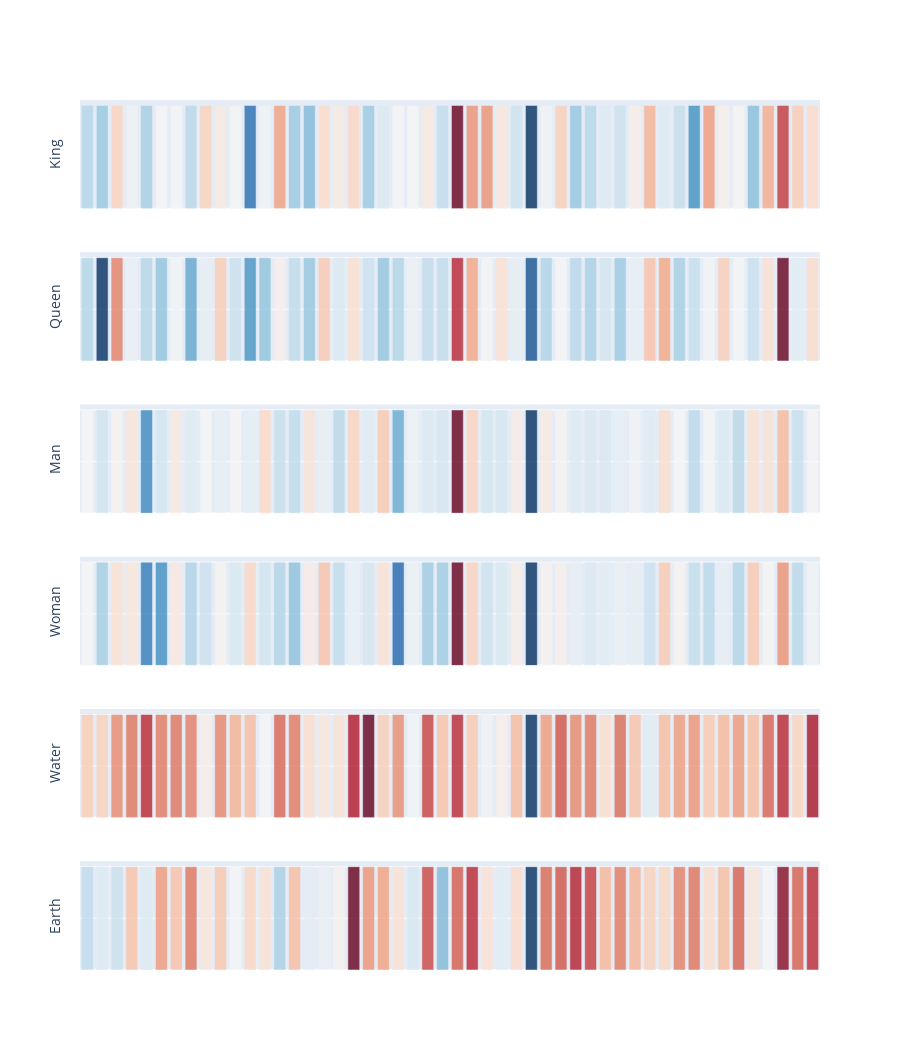

Source (notebook cell):
### Code cell
from plotly.subplots import make_subplots

# Let's visualise these vectors and colour them based on their elemental values
# Red is lower, white=0, blue is higher

# vectors is a list of tuples: [(vector_name, vector)]
def plot_vectors(vectors):
    
    fig = make_subplots(rows=len(vectors), cols=1)
    
    for i, vector_tuple in enumerate(vectors):
        vector_name = vector_tuple[0]
        vector = vector_tuple[1]

        normalized_vector = (vector-np.min(vector))/(np.ptp(vector))
        x = ["dimension_"+str(_) for _ in range(50)]
        y = [1] * 50
        
        fig.add_trace(
            go.Bar(x=x, y=y, marker=dict(
            color=normalized_vector,                # set color to an array/list of desired values
            colorscale='rdbu',   # choose a colorscale
            opacity=0.8,
        )),
            row=i+1, col=1
        )
        
        fig.update_yaxes(title_text=vector_name, row=i+1, col=1)
        
    
    fig.update_layout(height=175*len(vectors), xaxis_showgrid=False, yaxis_showgrid=False, showlegend=False)
    fig.update_yaxes(showticklabels=False)
    fig.update_xaxes(showticklabels=False)
    fig.show()

plot_vectors([("King", king_vector), ("Queen", queen_vector), ("Man", man_vector), ("Woman", woman_vector), ("Water", water_vector), ("Earth", earth_vector)])

### Figure 1 — Plotly figure (JSON) as saved in the notebook; plotly's stock layout.template omitted (floating-point values rounded to 4 significant figures)
{"data": [{"marker": {"color": [0.647, 0.6901, 0.3861, 0.5219, 0.6697, 0.4953, 0.5064, 0.6397, 0.3807, 0.4538, 0.5091, 0.8815, 0.5192, 0.2944, 0.6892, 0.7212, 0.4043, 0.4526, 0.3949, 0.6849, 0.5738, 0.4953, 0.5001, 0.4553, 0.625, 0, 0.2722, 0.2715, 0.4458, 0.6068, 1, 0.5173, 0.3747, 0.696, 0.6439, 0.5671, 0.6088, 0.4664, 0.3251, 0.5667, 0.6224, 0.8045, 0.2869, 0.4761, 0.4914, 0.7131, 0.3109, 0.1453, 0.3745, 0.4062], "colorscale": [[0, "rgb(103,0,31)"], [0.1, "rgb(178,24,43)"], [0.2, "rgb(214,96,77)"], [0.3, "rgb(244,165,130)"], [0.4, "rgb(253,219,199)"], [0.5, "rgb(247,247,247)"], [0.6, "rgb(209,229,240)"], [0.7, "rgb(146,197,222)"], [0.8, "rgb(67,147,195)"], [0.9, "rgb(33,102,172)"], [1, "rgb(5,48,97)"]], "opacity": 0.8}, "type": "bar", "x": ["dimension_0", "dimension_1", "dimension_2", "dimension_3", "dimension_4", "dimension_5", "dimension_6", "dimension_7", "dimension_8", "dimension_9", "dimension_10", "dimension_11", "dimension_12", "dimension_13", "dimension_14", "dimension_15", "dimension_16", "dimension_17", "dimension_18", "dimension_19", "dimension_20", "dimension_21", "dimension_22", "dimension_23", "dimension_24", "dimension_25", "dimension_26", "dimension_27", "dimension_28", "dimension_29", "dimension_30", "dimension_31", "dimension_32", "dimension_33", "dimension_34", "dimension_35", "dimension_36", "dimension_37", "dimension_38", "dimension_39", "dimension_40", "dimension_41", "dimension_42", "dimension_43", "dimension_44", "dimension_45", "dimension_46", "dimension_47", "dimension_48", "dimension_49"], "xaxis": "x", "y": [1, 1, 1, 1, 1, 1, 1, 1, 1, 1, 1, 1, 1, 1, 1, 1, 1, 1, 1, 1, 1, 1, 1, 1, 1, 1, 1, 1, 1, 1, 1, 1, 1, 1, 1, 1, 1, 1, 1, 1, 1, 1, 1, 1, 1, 1, 1, 1, 1, 1], "yaxis": "y"}, {"marker": {"color": [0.6482, 1, 0.2481, 0.5307, 0.6433, 0.7022, 0.5134, 0.76, 0.5422, 0.3715, 0.6113, 0.7961, 0.7036, 0.4796, 0.6264, 0.6924, 0.3675, 0.5735, 0.4163, 0.608, 0.6965, 0.6502, 0.5255, 0.6243, 0.6246, 0.1165, 0.3023, 0.5092, 0.4212, 0.5428, 0.9353, 0.6517, 0.4958, 0.6395, 0.6665, 0.5956, 0.6838, 0.539, 0.3522, 0.3047, 0.6679, 0.6177, 0.5126, 0.3774, 0.5073, 0.6132, 0.4195, 0, 0.5583, 0.4093], "colorscale": [[0, "rgb(103,0,31)"], [0.1, "rgb(178,24,43)"], [0.2, "rgb(214,96,77)"], [0.3, "rgb(244,165,130)"], [0.4, "rgb(253,219,199)"], [0.5, "rgb(247,247,247)"], [0.6, "rgb(209,229,240)"], [0.7, "rgb(146,197,222)"], [0.8, "rgb(67,147,195)"], [0.9, "rgb(33,102,172)"], [1, "rgb(5,48,97)"]], "opacity": 0.8}, "type": "bar", "x": ["dimension_0", "dimension_1", "dimension_2", "dimension_3", "dimension_4", "dimension_5", "dimension_6", "dimension_7", "dimension_8", "dimension_9", "dimension_10", "dimension_11", "dimension_12", "dimension_13", "dimension_14", "dimension_15", "dimension_16", "dimension_17", "dimension_18", "dimension_19", "dimension_20", "dimension_21", "dimension_22", "dimension_23", "dimension_24", "dimension_25", "dimension_26", "dimension_27", "dimension_28", "dimension_29", "dimension_30", "dimension_31", "dimension_32", "dimension_33", "dimension_34", "dimension_35", "dimension_36", "dimension_37", "dimension_38", "dimension_39", "dimension_40", "dimension_41", "dimension_42", "dimension_43", "dimension_44", "dimension_45", "dimension_46", "dimension_47", "dimension_48", "dimension_49"], "xaxis": "x2", "y": [1, 1, 1, 1, 1, 1, 1, 1, 1, 1, 1, 1, 1, 1, 1, 1, 1, 1, 1, 1, 1, 1, 1, 1, 1, 1, 1, 1, 1, 1, 1, 1, 1, 1, 1, 1, 1, 1, 1, 1, 1, 1, 1, 1, 1, 1, 1, 1, 1, 1], "yaxis": "y2"}, {"marker": {"color": [0.5008, 0.5975, 0.4864, 0.4342, 0.8215, 0.5926, 0.4494, 0.5644, 0.4986, 0.538, 0.4982, 0.5462, 0.3976, 0.6197, 0.6281, 0.4328, 0.54, 0.637, 0.3873, 0.5623, 0.3653, 0.7528, 0.5243, 0.5723, 0.5903, 0, 0.3877, 0.5939, 0.59, 0.4644, 1, 0.4544, 0.4871, 0.5646, 0.5757, 0.5765, 0.5413, 0.5158, 0.5593, 0.4138, 0.5023, 0.6335, 0.5075, 0.5723, 0.6399, 0.4202, 0.4292, 0.3376, 0.6162, 0.4965], "colorscale": [[0, "rgb(103,0,31)"], [0.1, "rgb(178,24,43)"], [0.2, "rgb(214,96,77)"], [0.3, "rgb(244,165,130)"], [0.4, "rgb(253,219,199)"], [0.5, "rgb(247,247,247)"], [0.6, "rgb(209,229,240)"], [0.7, "rgb(146,197,222)"], [0.8, "rgb(67,147,195)"], [0.9, "rgb(33,102,172)"], [1, "rgb(5,48,97)"]], "opacity": 0.8}, "type": "bar", "x": ["dimension_0", "dimension_1", "dimension_2", "dimension_3", "dimension_4", "dimension_5", "dimension_6", "dimension_7", "dimension_8", "dimension_9", "dimension_10", "dimension_11", "dimension_12", "dimension_13", "dimension_14", "dimension_15", "dimension_16", "dimension_17", "dimension_18", "dimension_19", "dimension_20", "dimension_21", "dimension_22", "dimension_23", "dimension_24", "dimension_25", "dimension_26", "dimension_27", "dimension_28", "dimension_29", "dimension_30", "dimension_31", "dimension_32", "dimension_33", "dimension_34", "dimension_35", "dimension_36", "dimension_37", "dimension_38", "dimension_39", "dimension_40", "dimension_41", "dimension_42", "dimension_43", "dimension_44", "dimension_45", "dimension_46", "dimension_47", "dimension_48", "dimension_49"], "xaxis": "x3", "y": [1, 1, 1, 1, 1, 1, 1, 1, 1, 1, 1, 1, 1, 1, 1, 1, 1, 1, 1, 1, 1, 1, 1, 1, 1, 1, 1, 1, 1, 1, 1, 1, 1, 1, 1, 1, 1, 1, 1, 1, 1, 1, 1, 1, 1, 1, 1, 1, 1, 1], "yaxis": "y3"}, {"marker": {"color": [0.5019, 0.669, 0.4212, 0.4389, 0.8489, 0.8093, 0.4512, 0.6554, 0.6101, 0.4877, 0.5792, 0.3942, 0.6001, 0.6515, 0.7075, 0.4618, 0.3555, 0.6257, 0.5355, 0.5862, 0.4301, 0.8964, 0.5251, 0.679, 0.678, 0, 0.3838, 0.6068, 0.5781, 0.4675, 1, 0.4833, 0.4777, 0.5386, 0.5725, 0.5569, 0.5337, 0.5457, 0.6079, 0.3694, 0.4878, 0.6233, 0.6364, 0.5429, 0.6507, 0.3668, 0.492, 0.2739, 0.6366, 0.5174], "colorscale": [[0, "rgb(103,0,31)"], [0.1, "rgb(178,24,43)"], [0.2, "rgb(214,96,77)"], [0.3, "rgb(244,165,130)"], [0.4, "rgb(253,219,199)"], [0.5, "rgb(247,247,247)"], [0.6, "rgb(209,229,240)"], [0.7, "rgb(146,197,222)"], [0.8, "rgb(67,147,195)"], [0.9, "rgb(33,102,172)"], [1, "rgb(5,48,97)"]], "opacity": 0.8}, "type": "bar", "x": ["dimension_0", "dimension_1", "dimension_2", "dimension_3", "dimension_4", "dimension_5", "dimension_6", "dimension_7", "dimension_8", "dimension_9", "dimension_10", "dimension_11", "dimension_12", "dimension_13", "dimension_14", "dimension_15", "dimension_16", "dimension_17", "dimension_18", "dimension_19", "dimension_20", "dimension_21", "dimension_22", "dimension_23", "dimension_24", "dimension_25", "dimension_26", "dimension_27", "dimension_28", "dimension_29", "dimension_30", "dimension_31", "dimension_32", "dimension_33", "dimension_34", "dimension_35", "dimension_36", "dimension_37", "dimension_38", "dimension_39", "dimension_40", "dimension_41", "dimension_42", "dimension_43", "dimension_44", "dimension_45", "dimension_46", "dimension_47", "dimension_48", "dimension_49"], "xaxis": "x4", "y": [1, 1, 1, 1, 1, 1, 1, 1, 1, 1, 1, 1, 1, 1, 1, 1, 1, 1, 1, 1, 1, 1, 1, 1, 1, 1, 1, 1, 1, 1, 1, 1, 1, 1, 1, 1, 1, 1, 1, 1, 1, 1, 1, 1, 1, 1, 1, 1, 1, 1], "yaxis": "y4"}, {"marker": {"color": [0.3736, 0.3814, 0.2602, 0.2306, 0.119, 0.2368, 0.2298, 0.243, 0.4696, 0.2554, 0.3239, 0.3436, 0.5041, 0.2052, 0.2358, 0.411, 0.4425, 0.4301, 0.09959, 0, 0.3775, 0.2673, 0.5115, 0.1592, 0.3533, 0.1207, 0.3664, 0.5158, 0.4716, 0.3407, 1, 0.2867, 0.184, 0.2583, 0.2324, 0.4154, 0.2171, 0.3529, 0.5544, 0.3432, 0.2859, 0.2753, 0.3671, 0.3352, 0.2805, 0.3473, 0.2022, 0.1194, 0.389, 0.087], "colorscale": [[0, "rgb(103,0,31)"], [0.1, "rgb(178,24,43)"], [0.2, "rgb(214,96,77)"], [0.3, "rgb(244,165,130)"], [0.4, "rgb(253,219,199)"], [0.5, "rgb(247,247,247)"], [0.6, "rgb(209,229,240)"], [0.7, "rgb(146,197,222)"], [0.8, "rgb(67,147,195)"], [0.9, "rgb(33,102,172)"], [1, "rgb(5,48,97)"]], "opacity": 0.8}, "type": "bar", "x": ["dimension_0", "dimension_1", "dimension_2", "dimension_3", "dimension_4", "dimension_5", "dimension_6", "dimension_7", "dimension_8", "dimension_9", "dimension_10", "dimension_11", "dimension_12", "dimension_13", "dimension_14", "dimension_15", "dimension_16", "dimension_17", "dimension_18", "dimension_19", "dimension_20", "dimension_21", "dimension_22", "dimension_23", "dimension_24", "dimension_25", "dimension_26", "dimension_27", "dimension_28", "dimension_29", "dimension_30", "dimension_31", "dimension_32", "dimension_33", "dimension_34", "dimension_35", "dimension_36", "dimension_37", "dimension_38", "dimension_39", "dimension_40", "dimension_41", "dimension_42", "dimension_43", "dimension_44", "dimension_45", "dimension_46", "dimension_47", "dimension_48", "dimension_49"], "xaxis": "x5", "y": [1, 1, 1, 1, 1, 1, 1, 1, 1, 1, 1, 1, 1, 1, 1, 1, 1, 1, 1, 1, 1, 1, 1, 1, 1, 1, 1, 1, 1, 1, 1, 1, 1, 1, 1, 1, 1, 1, 1, 1, 1, 1, 1, 1, 1, 1, 1, 1, 1, 1], "yaxis": "y5"}, {"marker": {"color": [0.6299, 0.5645, 0.6113, 0.3555, 0.5684, 0.2819, 0.351, 0.2314, 0.4381, 0.363, 0.5043, 0.3943, 0.4259, 0.6652, 0.3433, 0.5504, 0.5338, 0.4809, 0, 0.2758, 0.2958, 0.4228, 0.5821, 0.1646, 0.7213, 0.1935, 0.1188, 0.4244, 0.5571, 0.4077, 1, 0.2115, 0.1825, 0.1094, 0.1474, 0.3307, 0.2377, 0.3295, 0.3811, 0.3918, 0.246, 0.2291, 0.4107, 0.3456, 0.2016, 0.4414, 0.5001, 0.04194, 0.1979, 0.1225], "colorscale": [[0, "rgb(103,0,31)"], [0.1, "rgb(178,24,43)"], [0.2, "rgb(214,96,77)"], [0.3, "rgb(244,165,130)"], [0.4, "rgb(253,219,199)"], [0.5, "rgb(247,247,247)"], [0.6, "rgb(209,229,240)"], [0.7, "rgb(146,197,222)"], [0.8, "rgb(67,147,195)"], [0.9, "rgb(33,102,172)"], [1, "rgb(5,48,97)"]], "opacity": 0.8}, "type": "bar", "x": ["dimension_0", "dimension_1", "dimension_2", "dimension_3", "dimension_4", "dimension_5", "dimension_6", "dimension_7", "dimension_8", "dimension_9", "dimension_10", "dimension_11", "dimension_12", "dimension_13", "dimension_14", "dimension_15", "dimension_16", "dimension_17", "dimension_18", "dimension_19", "dimension_20", "dimension_21", "dimension_22", "dimension_23", "dimension_24", "dimension_25", "dimension_26", "dimension_27", "dimension_28", "dimension_29", "dimension_30", "dimension_31", "dimension_32", "dimension_33", "dimension_34", "dimension_35", "dimension_36", "dimension_37", "dimension_38", "dimension_39", "dimension_40", "dimension_41", "dimension_42", "dimension_43", "dimension_44", "dimension_45", "dimension_46", "dimension_47", "dimension_48", "dimension_49"], "xaxis": "x6", "y": [1, 1, 1, 1, 1, 1, 1, 1, 1, 1, 1, 1, 1, 1, 1, 1, 1, 1, 1, 1, 1, 1, 1, 1, 1, 1, 1, 1, 1, 1, 1, 1, 1, 1, 1, 1, 1, 1, 1, 1, 1, 1, 1, 1, 1, 1, 1, 1, 1, 1], "yaxis": "y6"}], "layout": {"height": 1050, "showlegend": false, "xaxis": {"anchor": "y", "domain": [0, 1], "showgrid": false, "showticklabels": false}, "xaxis2": {"anchor": "y2", "domain": [0, 1], "showticklabels": false}, "xaxis3": {"anchor": "y3", "domain": [0, 1], "showticklabels": false}, "xaxis4": {"anchor": "y4", "domain": [0, 1], "showticklabels": false}, "xaxis5": {"anchor": "y5", "domain": [0, 1], "showticklabels": false}, "xaxis6": {"anchor": "y6", "domain": [0, 1], "showticklabels": false}, "yaxis": {"anchor": "x", "domain": [0.875, 1], "showgrid": false, "showticklabels": false, "title": {"text": "King"}}, "yaxis2": {"anchor": "x2", "domain": [0.7, 0.825], "showticklabels": false, "title": {"text": "Queen"}}, "yaxis3": {"anchor": "x3", "domain": [0.525, 0.65], "showticklabels": false, "title": {"text": "Man"}}, "yaxis4": {"anchor": "x4", "domain": [0.35, 0.475], "showticklabels": false, "title": {"text": "Woman"}}, "yaxis5": {"anchor": "x5", "domain": [0.175, 0.3], "showticklabels": false, "title": {"text": "Water"}}, "yaxis6": {"anchor": "x6", "domain": [0, 0.125], "showticklabels": false, "title": {"text": "Earth"}}}}
